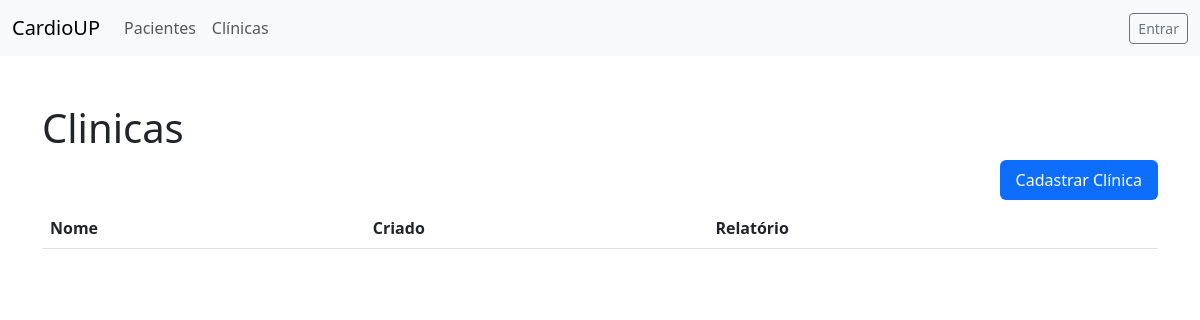
Page /clinica/ on the earlier database version.
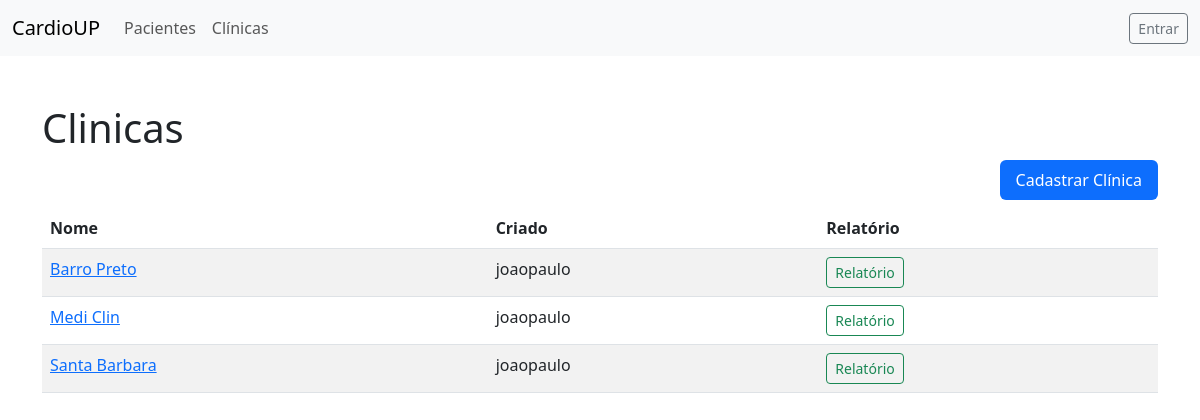
Same page on the later database version.
### clinica/models.py (models this page shows, shortened)
class Clinica(models.Model):
    usuario = models.ForeignKey(Usuario, on_delete=models.CASCADE)
    foto = models.ImageField(upload_to='clinicas', blank=True, null=True)
    nome = models.CharField(max_length=50)
    whatsapp = models.CharField(max_length=20, blank=True, null=True)
    class Meta:
        ordering = ['nome', ]

### clinica/views.py (the view)
# urls.py: path('', ClinicaListView.as_view(), name='clinica_lista'),
class ClinicaListView(ListView):
    model = Clinica
    context_object_name = 'clinicas'

### clinica/templates/clinica/clinica_list.html
{% extends 'base.html' %}
{% block content %}
<div class="container pt-5">
    <p class="h1">Clinicas</p>
    <ul class="nav nav-pills justify-content-end mt-2 mb-2">
        <li class="nav-item">
            <a class="nav-link active" href="{% url 'clinica_novo' %}">Cadastrar Clínica</a>
    </ul>
    <div class="table-responsive text-nowrap">
        <table class="table table-striped">
            <thead>
            <tr>
                <th class="" scope="">Nome</th>
                <th class="" scope="">Criado</th>
                <th class="" scope="">Relatório</th>
            </tr>
            </thead>
            <tbody>
            {% for clinica in clinicas %}
            <tr>
                <td class=""><a href="{% url 'clinica_detail' clinica.id %}">{{ clinica.nome }}</a></td>
                <td class="">{{ clinica.usuario }}</td>
                <td>
                    <a href="{% url 'relatorio_pdf' clinica.id %}" class="btn btn-sm btn-outline-success" type="button">Relatório</a>
                </td>
            </tr>
            {% endfor %}
            </tbody>
        </table>
    </div>
</div>
{% endblock %}

Differences in the rows shown:
added Clinica: nome "Barro Preto", usuario "joaopaulo"
added Clinica: nome "Medi Clin", usuario "joaopaulo"
added Clinica: nome "Santa Barbara", usuario "joaopaulo"
